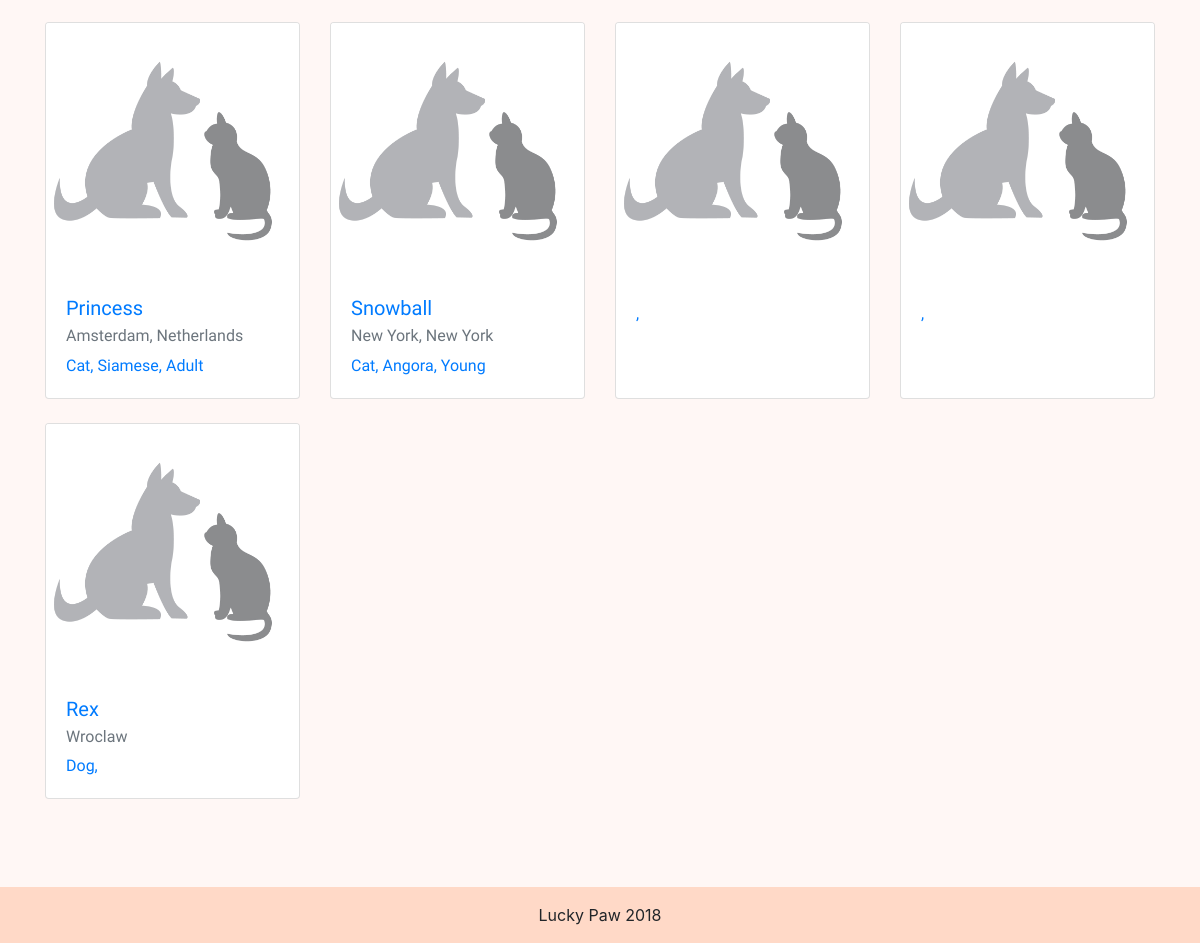
The page /search/ (lower part) on the database as committed earlier.
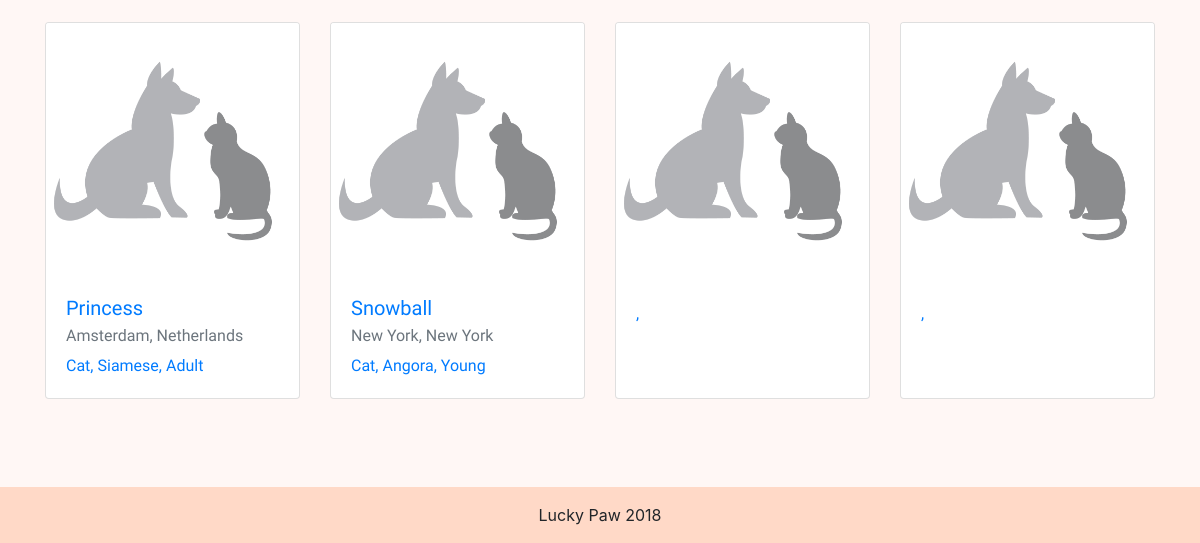
The same page on the database as committed later.
### app/models.py (models this page shows, shortened)
class Pet(models.Model):
    id = models.AutoField(primary_key=True)
    name = models.CharField(max_length=50, blank=False)
    animaltype_choice = (('Cat','Cat'),('Dog','Dog'),('Parrot','Parrot'))
    animaltype = models.CharField(max_length=50, choices=animaltype_choice, blank=False)
    location = models.CharField(max_length=50, default='', blank=False)
    age_choice = (('Young','Young'),('Adult','Adult'),('Senior','Senior'))
    age = models.CharField(max_length=50, choices=age_choice, blank=True)
    color = models.CharField(max_length=50, default='', blank=True)
    gender_choice = (('Male','Male'),('Female','Female'))
    gender = models.CharField(max_length=50, choices=gender_choice, blank=True)
    size_choice = (('Very Small','Very Small'), ('Small','Small'),('Medium','Medium'),('Large','Large'),('Very Large','Very Large'))
    size = models.CharField(max_length=50, choices=size_choice, blank=True)
    breed = models.CharField(max_length=50, default='', blank=True)
    description = models.CharField(max_length=2000, default='', blank=True)
    spayed = models.NullBooleanField()
    vaccinated = models.NullBooleanField()
    housetrained = models.NullBooleanField()
    specialcare = models.NullBooleanField()
    adopted = models.NullBooleanField(default=False)
    supervisor = models.ForeignKey(Supervisor, on_delete=models.SET_NULL, blank=True, null=True)
    @property
    def photo(self):
        first_photo = Photo.objects.filter(pet=self).first()
        return first_photo.image if first_photo is not None else {'url': '/media/pets/pet_default_image.jpg' }

### app/views.py (the view)
# urls.py: path('search/', views.search, name='search'),
def search(request):
    pet_list = models.Pet.objects.all()
    pet_base_filter = PetBaseFilter(request.GET, queryset=pet_list)
    pet_advanced_filter = PetAdvancedFilter(request.GET, queryset=pet_list)
    pets = pet_base_filter.qs & pet_advanced_filter.qs
    return render(request, 'app/pet_list.html', {'base_filter': pet_base_filter,
    'advanced_filter': pet_advanced_filter, 'pets': pets })

### app/templates/app/pet_list.html (shortened to what this page needs)
{% extends 'app/base.html' %}
{% load staticfiles %}
{% load bootstrap_tags %}
{% block extra_head %}
  <link rel="stylesheet" href="{% static 'css/pet_card.css' %}">
{% endblock %}
{% block content %}
    {% include 'app/pets_cards.html' with pets=pets %}
{% endblock %}

### app/templates/app/pets_cards.html
<div class="row mt-5">
{% for pet in pets %}
    <div class="col-lg-3 col-md-4 col-sm-6 mb-4 shadow-sm">
    <a href="{% url 'pet_profile' id=pet.id %}" style="text-decoration: none;">
    <div class="card shadow-sm" style="height:100%;">
        <img class="card-img-top" style="object-fit: cover; min-height: 60%" src="{{ pet.photo.url }}" alt="Card image cap">
        <div class="card-body">
            <h5 class="card-title">{{ pet.name }}</h5>
            {% if is_supervisor %}
                <h6 class="card-subtitle mb-2 text-muted">{% if pet.adopted %} Adopted {% else %} Not yet adopted {% endif %}</h6>
                <p class="card-text"><a href="{% url 'pet_profile' id=pet.id %}">View pet's page</a>  or  <a href="{% url 'pet_edit' id=pet.id %}">Edit pet's page</a></p>
            {% else %}
                <h6 class="card-subtitle mb-2 text-muted">{{ pet.location }}</h6>
                <p class="card-text">{{ pet.animaltype }}, {% if pet.breed %}{{ pet.breed }}, {% endif %}{{ pet.age }}</p>
            {% endif %}
        </div>
    </div>
    </a>
    </div>
{% empty %}
        <h4> No pets were found :(</h4>
{% endfor %}
</div>

Rows that differ between the two databases and show on the page:
removed Pet: name "Rex", location "Wroclaw", animaltype "Dog"
